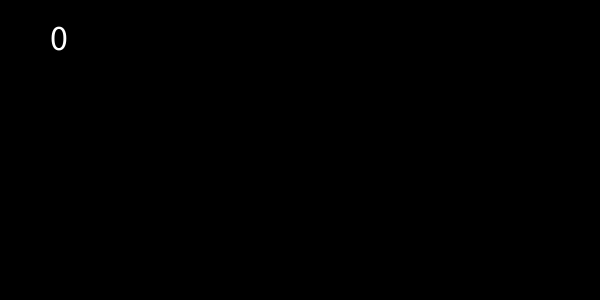
Frame 1 (no input)
Frame 60 (the mouse pressed at the canvas centre just before this capture): identical to frame 1, image omitted
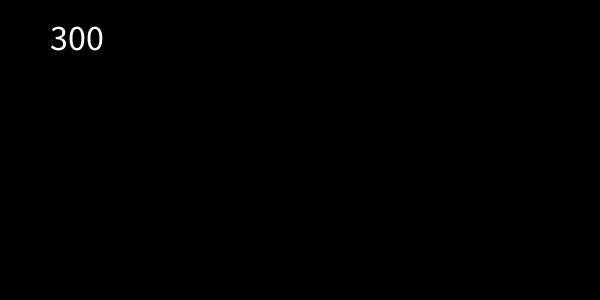
Frame 120 (the mouse held since frame 60 and released just before this capture)

The Processing sketch that drew these frames (run headless with seeded random() and noise(); from frame 60 on, the mouse is pressed at the canvas centre):

// Processing sketch: conditional4
// ── conditional4.pde
void setup() {
  size(600, 300);
}

void draw() {
 background(0);
 
  if (mouseX > 200 && mouseX < 300) {
     background(255,0,0);
  } 

  fill(255);
  textSize(36);
  text(mouseX, 50, 50);
}
